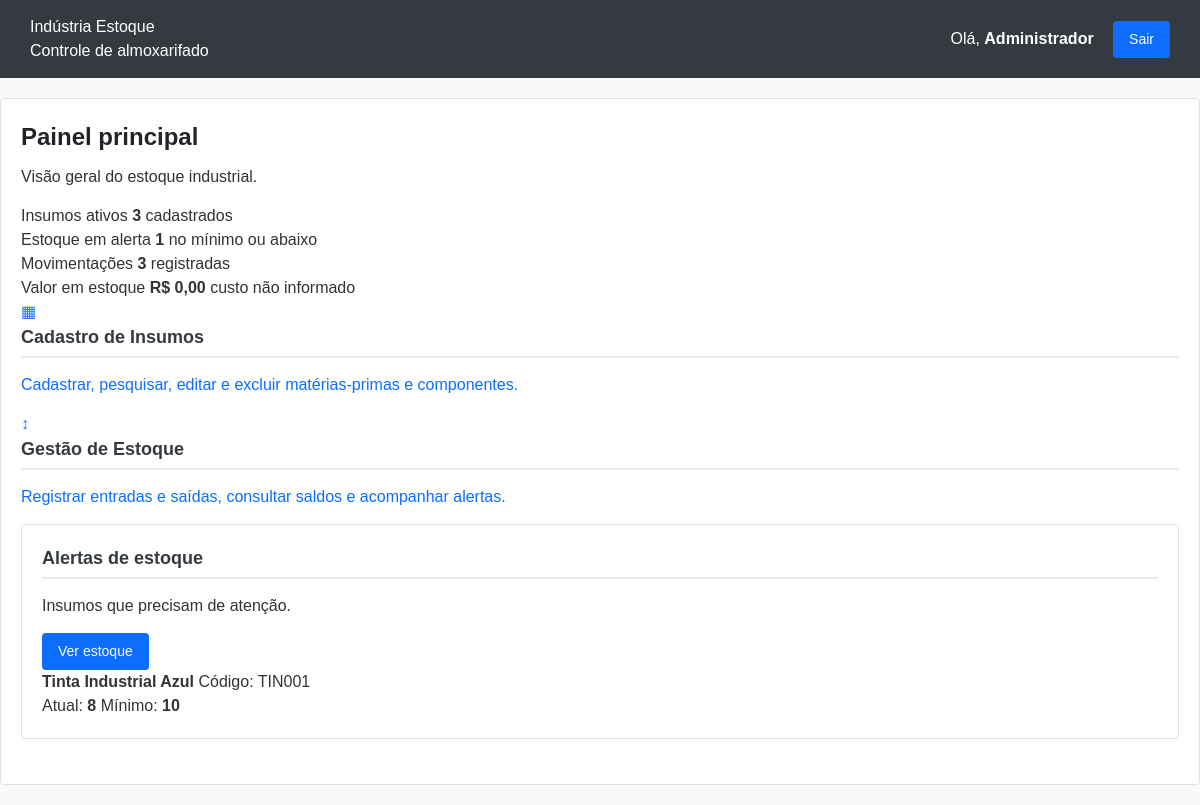
/index.php (signed in), run on the app's committed database.
### tables this page shows
CREATE TABLE IF NOT EXISTS produtos (
    id INT AUTO_INCREMENT PRIMARY KEY,
    codigo VARCHAR(50) NOT NULL UNIQUE,
    nome VARCHAR(150) NOT NULL,
    fabricante VARCHAR(150),
    preco DECIMAL(10,2) NOT NULL DEFAULT 0.00,
    estoque_atual INT NOT NULL DEFAULT 0,
    estoque_minimo INT NOT NULL DEFAULT 5,
    ativo TINYINT(1) NOT NULL DEFAULT 1,
    data_validade DATE NULL,
    peso DECIMAL(10,2) DEFAULT 0.00,

     
    especie INT NULL,
    porte_animal INT NULL,
    faixa_etaria INT NULL,
    sabor VARCHAR(100) NULL,

    categoria VARCHAR(100) NULL,
    tamanho VARCHAR(100) NULL,
    principios_ativos VARCHAR(255) NULL,
    material_fabricacao VARCHAR(255) NULL,
    indicacao_terapeutica VARCHAR(255) NULL,
    instrucoes_uso TEXT NULL
);

### config.php (called while the page is built, shortened)
<?php
function e($valor): string {
    return htmlspecialchars((string)$valor, ENT_QUOTES, 'UTF-8');
}
?>

### index.php (the view, shortened to what this page needs)
<?php
require_once 'config.php';
$totalProdutos = (int)$conn->query(
    "SELECT COUNT(*) FROM produtos WHERE ativo = 1"
)->fetchColumn();
$estoqueBaixo = (int)$conn->query(
    "SELECT COUNT(*) FROM produtos
     WHERE ativo = 1
     AND estoque_atual <= estoque_minimo"
)->fetchColumn();
$totalMovimentacoes = (int)$conn->query(
    "SELECT COUNT(*) FROM movimentacoes"
)->fetchColumn();
$valorEstoque = 0;
$baixos = $conn->query(
    "SELECT nome, codigo, estoque_atual, estoque_minimo
     FROM produtos
     WHERE ativo = 1
     AND estoque_atual <= estoque_minimo
     ORDER BY estoque_atual ASC, nome ASC
     LIMIT 5"
)->fetchAll();
?>
<!DOCTYPE html>
<html lang="pt-BR">
<head>
    <link rel="stylesheet" href="estilo.css">
</head>
<body>
<header class="topbar">
    <div>
        <div class="brand">
            Indústria Estoque
        </div>
        <span class="topbar-sub">
            Controle de almoxarifado
        </span>
    </div>
    <div class="user-area">
        <span>
            Olá,
            <strong>
                <?= e($_SESSION['usuario_nome']) ?>
            </strong>
        </span>
        <a
            class="btn btn-outline"
            href="index.php?logout=1"
        >
            Sair
        </a>
    </div>
</header>
<main class="container">
    <div class="page-title">
        <div>
            <h1>
                Painel principal
            </h1>
            <p>
                Visão geral do estoque industrial.
            </p>
        </div>
    </div>
    <section class="cards">
        <div class="stat-card">
            <span class="stat-label">
                Insumos ativos
            </span>
            <strong>
                <?= $totalProdutos ?>
            </strong>
            <span class="stat-info">
                cadastrados
            </span>
        </div>
        <div class="stat-card <?= $estoqueBaixo > 0 ? 'stat-warning' : '' ?>">
            <span class="stat-label">
                Estoque em alerta
            </span>
            <strong>
                <?= $estoqueBaixo ?>
            </strong>
            <span class="stat-info">
                no mínimo ou abaixo
            </span>
        </div>
        <div class="stat-card">
            <span class="stat-label">
                Movimentações
            </span>
            <strong>
                <?= $totalMovimentacoes ?>
            </strong>
            <span class="stat-info">
                registradas
            </span>
        </div>
        <div class="stat-card">
            <span class="stat-label">
                Valor em estoque
            </span>
            <strong>
                R$ <?= number_format($valorEstoque, 2, ',', '.') ?>
            </strong>
            <span class="stat-info">
                custo não informado
            </span>
        </div>
    </section>
    <section class="menu-grid">
        <a
            class="menu-card"
            href="produtos.php"
        >
            <span class="menu-icon">
                ▦
            </span>
            <h2>
                Cadastro de Insumos
            </h2>
            <p>
                Cadastrar, pesquisar, editar e excluir
                matérias-primas e componentes.
            </p>
        </a>
        <a
            class="menu-card"
            href="estoque.php"
        >
            <span class="menu-icon">
                ↕
            </span>
            <h2>
                Gestão de Estoque
            </h2>
            <p>
                Registrar entradas e saídas,
                consultar saldos e acompanhar alertas.
            </p>
        </a>
    </section>
    <?php if ($baixos): ?>
        <section class="panel">
            <div class="panel-header">
                <div>
                    <h2>
                        Alertas de estoque
                    </h2>
                    <p>
                        Insumos que precisam de atenção.
                    </p>
                </div>
                <a
                    href="estoque.php"
                    class="btn btn-secondary"
                >
                    Ver estoque
                </a>
            </div>
            <div class="alert-list">
                <?php foreach ($baixos as $item): ?>
                    <div class="stock-alert">
                        <div>
                            <strong>
                                <?= e($item['nome']) ?>
                            </strong>
                            <span>
                                Código:
                                <?= e($item['codigo']) ?>
                            </span>
                        </div>
                        <div class="stock-values">
                            <span>
                                Atual:
                                <b>
                                    <?= (int)$item['estoque_atual'] ?>
                                </b>
                            </span>
                            <span>
                                Mínimo:
                                <b>
                                    <?= (int)$item['estoque_minimo'] ?>
                                </b>
                            </span>
                        </div>
                    </div>
                <?php endforeach; ?>
            </div>
        </section>
    <?php endif; ?>
</main>
</body>
</html>

### estilo.css (style rules this page uses)
* { box-sizing: border-box; margin: 0; padding: 0; }
body { font-family: Arial, Helvetica, sans-serif; background-color: #f8f9fa; color: #333; line-height: 1.5; }
.container { max-width: 1200px; margin: 20px auto; padding: 20px; background: #ffffff; border: 1px solid #dee2e6; border-radius: 4px; }
h1 { font-size: 24px; margin-bottom: 10px; color: #212529; }
h2 { font-size: 18px; margin-bottom: 15px; color: #343a40; border-bottom: 2px solid #e9ecef; padding-bottom: 5px; }
p { margin-bottom: 15px; }
a { color: #0d6efd; text-decoration: none; }
.topbar { background-color: #343a40; color: #ffffff; padding: 15px 30px; display: flex; justify-content: space-between; align-items: center; }
.topbar a { color: #ffffff; margin-left: 15px; }
.panel { background: #ffffff; border: 1px solid #e0e0e0; padding: 20px; margin-bottom: 25px; border-radius: 4px; }
button, .btn { padding: 8px 16px; background-color: #0d6efd; color: white; border: none; border-radius: 4px; cursor: pointer; font-size: 14px; display: inline-block; }

### data on the page
produtos: nome "Tinta Industrial Azul", codigo "TIN001", estoque_atual "8", estoque_minimo "10"

### other printed values
$_SESSION['usuario_nome'] "Administrador"
$totalProdutos "3"
$estoqueBaixo "1"
$totalMovimentacoes "3"
$valorEstoque "0,00"
